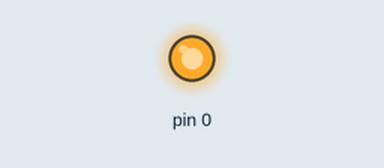
This sketch was run on a simulated Arduino Uno, built with avr-gcc and run on an emulated ATmega328P. Parts: output pins drawn as LEDs (lit = HIGH). Dashed ring = blinking.

Above: at 0.2 s.
At 2.51 s:
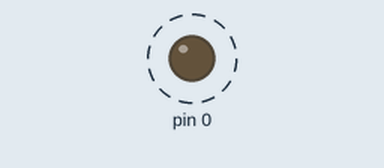
Timing chart, 0 to 3.0 s (numbered marks = the images above):
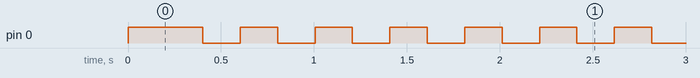

Measured:
- by itself, pin 0: alternates HIGH for 0.20 s and LOW for 0.20 s

The sketch:

1_TurnOnIR_Tiny.ino
```cpp
int ledState = LOW;             // ledState used to set the LED
long previousMillis = 0;
long interval = 200;           // interval at which to blink (milliseconds)
void setup() {
  // put your setup code here, to run once:
  pinMode(0, OUTPUT);
  digitalWrite(0, HIGH);

}

void loop() {
  // put your main code here, to run repeatedly:
  unsigned long currentMillis = millis();
  if (currentMillis - previousMillis > interval) {
    // save the last time you blinked the LED
    previousMillis = currentMillis;

    // if the LED is off turn it on and vice-versa:
    if (ledState == LOW) {
      ledState = HIGH;
    }
    else {
      ledState = LOW;
    }
    // set the LED with the ledState of the variable:
    digitalWrite(0, ledState);
    //Serial.println(analogRead(2));
  }
}
```
